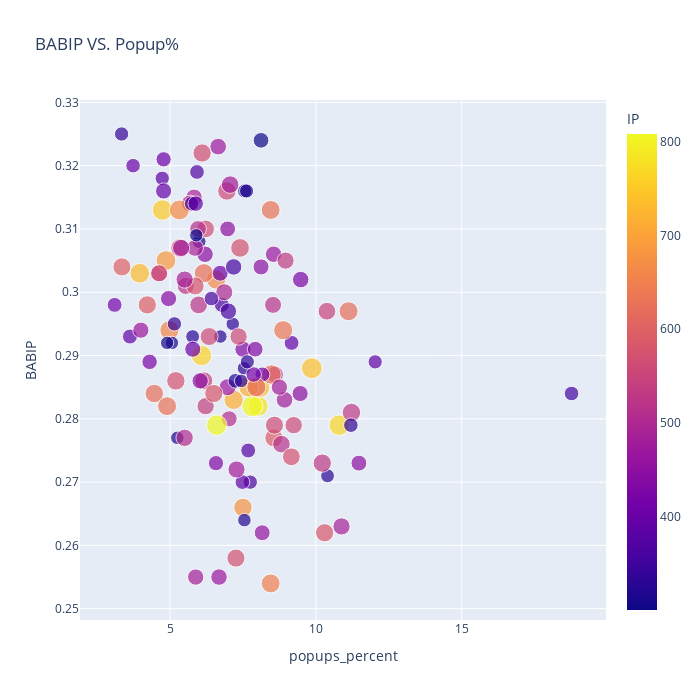

Here is the notebook cell this chart was saved with:
### Code cell
fig = px.scatter(fg_sav, x="popups_percent", y="BABIP",
                 size = 'pitch_count',color ="IP",
                 hover_name="Name", log_x=False, size_max=15, width=700, height=700,
                 title = "BABIP VS. Popup%")
fig.show()

### Figure 1 — Plotly figure (JSON) as saved in the notebook; plotly's stock layout.template omitted (floating-point values rounded to 4 significant figures; data arrays with more than 128 entries replaced by an {"elided": "..."} marker saying what was removed)
{"data": [{"hovertemplate": "<b>%{hovertext}</b><br><br>popups_percent=%{x}<br>BABIP=%{y}<br>pitch_count=%{marker.size}<br>IP=%{marker.color}<extra></extra>", "hovertext": {"elided": "132 str values"}, "legendgroup": "", "marker": {"color": {"elided": "132 float values"}, "coloraxis": "coloraxis", "size": {"elided": "132 int values"}, "sizemode": "area", "sizeref": 58.24, "symbol": "circle"}, "mode": "markers", "name": "", "orientation": "v", "showlegend": false, "type": "scatter", "x": {"elided": "132 float values"}, "xaxis": "x", "y": {"elided": "132 float values"}, "yaxis": "y"}], "layout": {"coloraxis": {"colorbar": {"title": {"text": "IP"}}, "colorscale": [[0, "#0d0887"], [0.1111, "#46039f"], [0.2222, "#7201a8"], [0.3333, "#9c179e"], [0.4444, "#bd3786"], [0.5556, "#d8576b"], [0.6667, "#ed7953"], [0.7778, "#fb9f3a"], [0.8889, "#fdca26"], [1, "#f0f921"]]}, "height": 700, "legend": {"itemsizing": "constant", "tracegroupgap": 0}, "title": {"text": "BABIP VS. Popup%"}, "width": 700, "xaxis": {"anchor": "y", "domain": [0, 1], "title": {"text": "popups_percent"}}, "yaxis": {"anchor": "x", "domain": [0, 1], "title": {"text": "BABIP"}}}}
